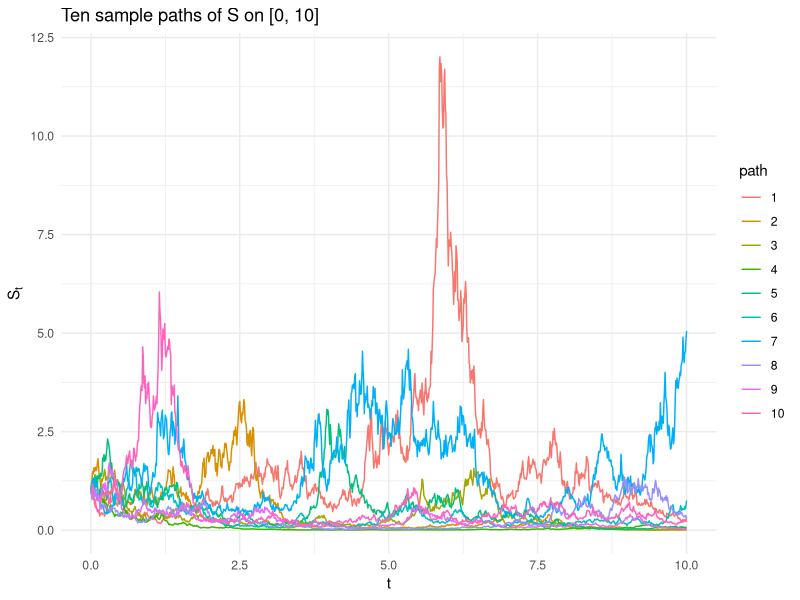
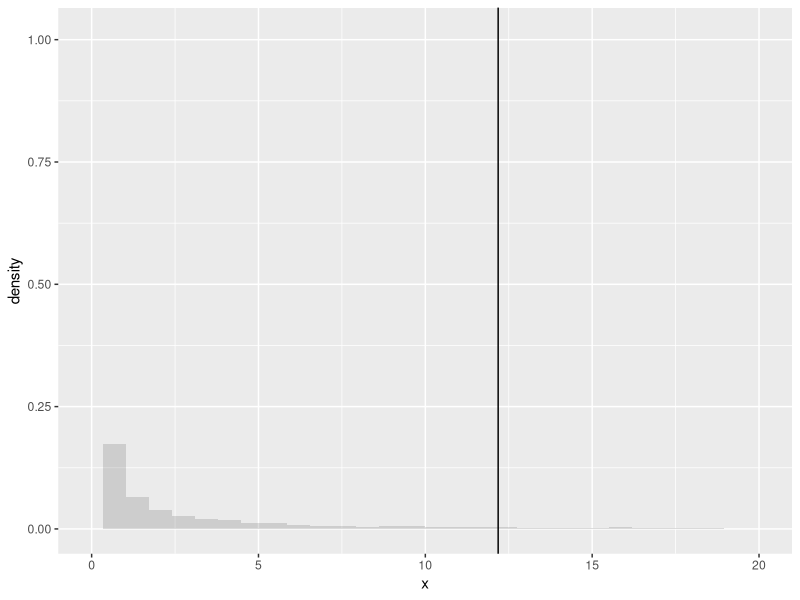
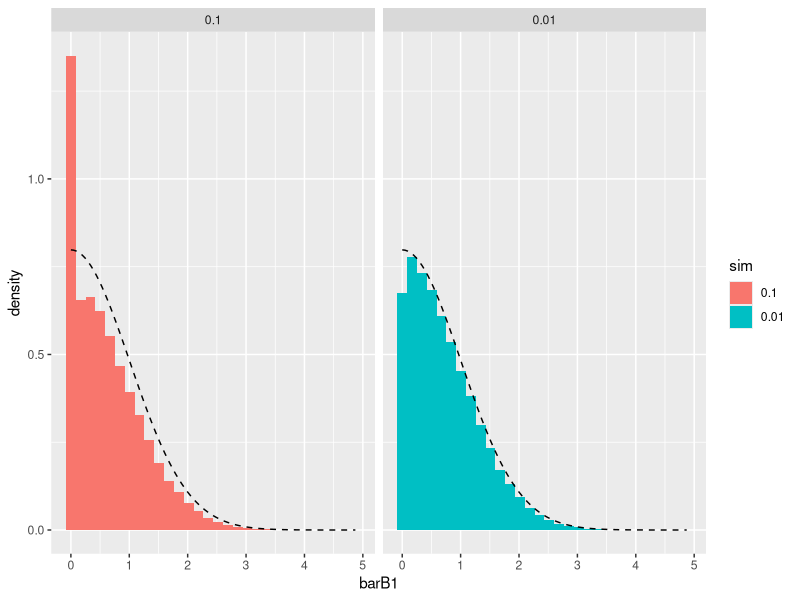
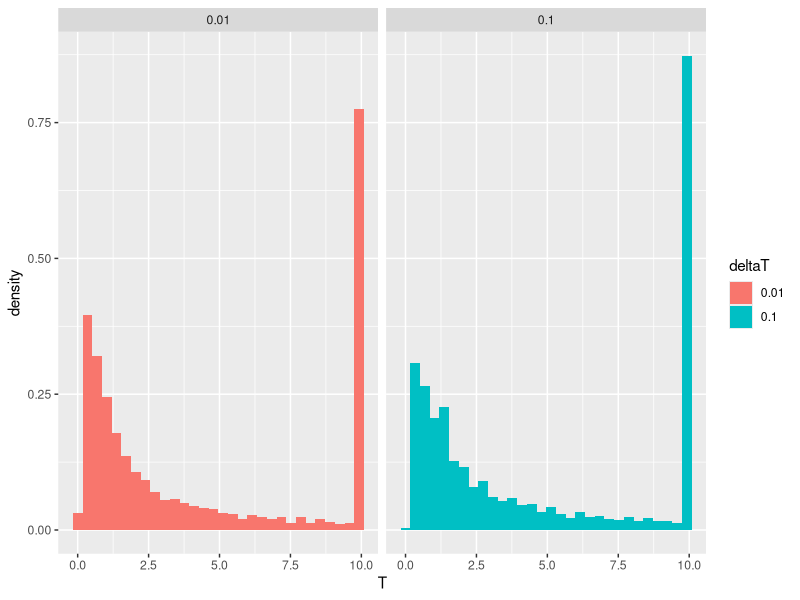
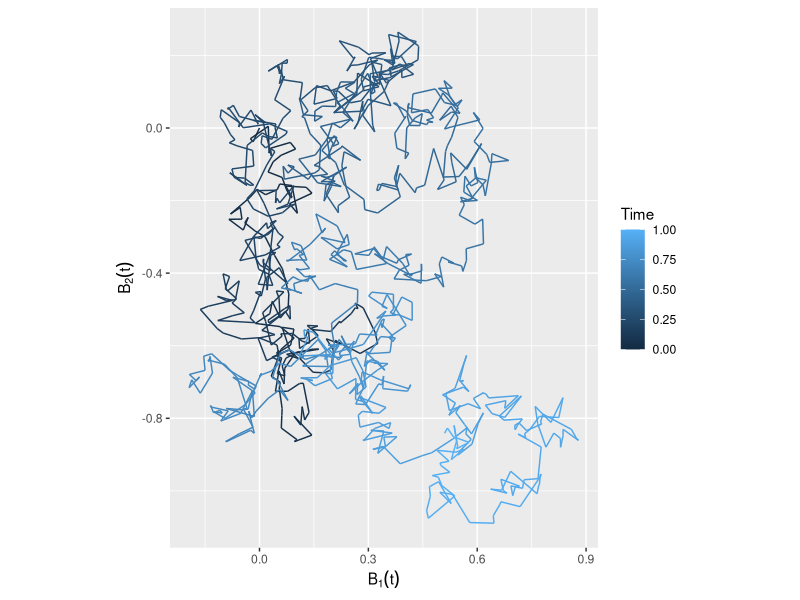
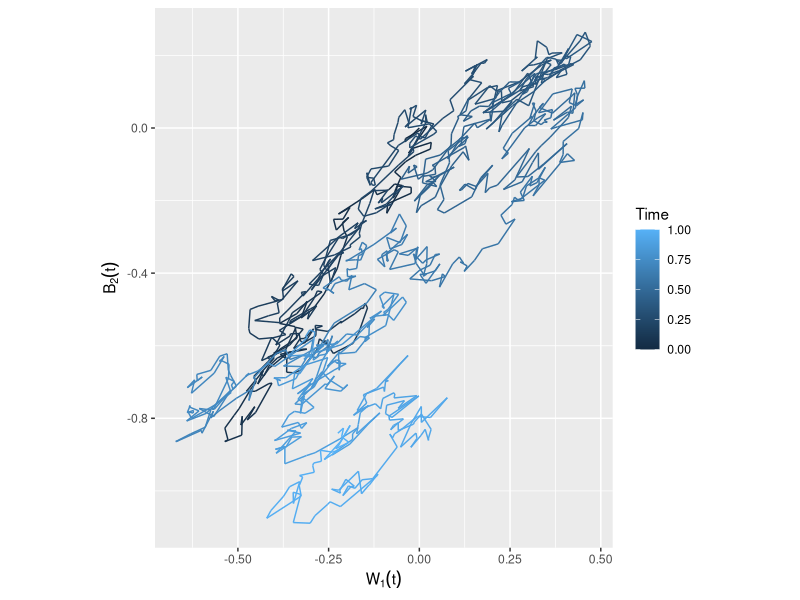
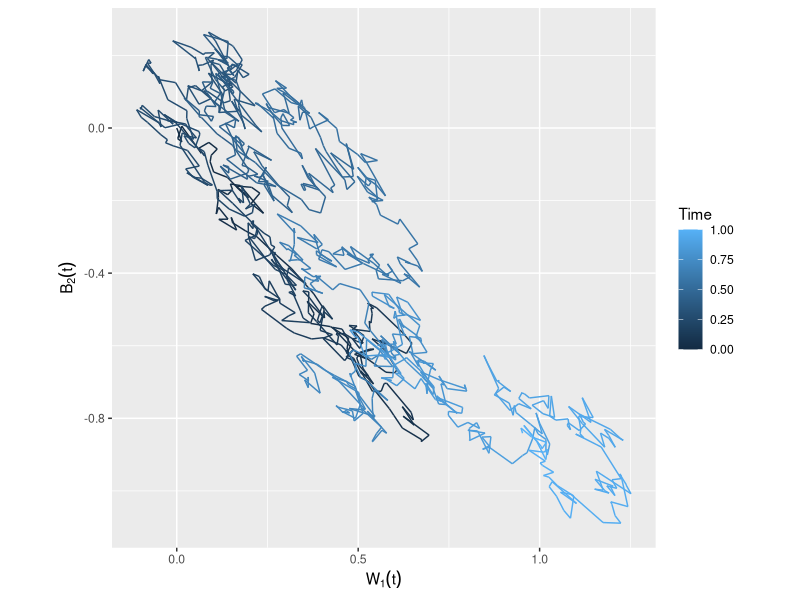

The R source for these figures, in order:
#########################
########## 3.5 ##########
#########################
library(ggplot2)

#From 2.7.R
DiscreteBrownianMotionGenerator <- function(deltaT, N, a = 0, b = 1, seed = 2026)
{
  set.seed(seed)

  nGrid <- (b - a) / deltaT

  if (abs(nGrid - round(nGrid)) > 1e-8)
  {
    stop("deltaT should divide b - a evenly")
  }

  nGrid <- round(nGrid) #Makes it an integer

  res <- matrix(NA_real_, nrow = N, ncol = nGrid + 1)

  res[, 1] <- rep(0, length = N)

  for (i in 1:nrow(res))
  {
    gaussianVec <- rnorm(nGrid, mean = 0, sd = 1)

    # B_{t_i} = B_{t_{i-1}} + sqrt(deltaT) * z_i, so B_{t_i} = sqrt(deltaT) * cumsum(z_1, ..., z_i)
    res[i, 2:(nGrid + 1)] <- cumsum(sqrt(deltaT) * gaussianVec)
  }

  # Column j holds B_{t} at time t = times[j], so columns can be looked up by time
  times <- seq(a, b, by = deltaT)
  colnames(res) <- times
  attr(res, "times") <- times

  return(res)
}

#####  a  ##### 

SBMMotionGenerator <- function(deltaT, N, a = 0, b = 10, seed = 2026)
{
  set.seed(seed)

  nGrid <- (b - a) / deltaT

  if (abs(nGrid - round(nGrid)) > 1e-8)
  {
    stop("deltaT should divide b - a evenly")
  }

  nGrid <- round(nGrid) #Makes it an integer


  BM_paths <- DiscreteBrownianMotionGenerator(deltaT, N, a, b, seed)

  expBM <- exp(BM_paths)

  multiplicativeFactor <- exp(-seq(a, b, by = deltaT)/4)

  # Scale each column (time point) by its factor -- expBM * multiplicativeFactor
  # would recycle the vector down columns instead of across them.
  return(sweep(expBM, 2, multiplicativeFactor, "*"))
}

#(a)(i)
S_paths <- SBMMotionGenerator(deltaT = 0.01, N = 10, a = 0, b = 10)

df <- data.frame(
  t = as.numeric(rep(colnames(S_paths), each = nrow(S_paths))),
  path = factor(rep(1:nrow(S_paths), ncol(S_paths))),
  S = as.vector(S_paths)
)

ggplot(df, aes(x = t, y = S, color = path)) +
  geom_line() +
  labs(x = "t", y = expression(S[t]), title = "Ten sample paths of S on [0, 10]") +
  theme_minimal()


#(a)(ii)
S_paths_10000 <- SBMMotionGenerator(0.01, 10000)
S10Data <- S_paths_10000[,ncol(S_paths_10000)]

plot_data <- data.frame(
  x = S10Data
)

ggplot(plot_data, aes(x = x)) +
  geom_histogram(aes(y = ..density..), alpha = 0.2) +
  geom_vline(xintercept = exp(10/4)) +
  xlim(0,20) #one observation at 4534 is very extreme


#Emperical estimate
mean(S10Data)

#Theoretical value 
exp(10*1/4)

#Variance of the distribution is extreme so we would expect big confidence intervals
SD <- (exp(10)-1)*exp(-2*10*1/4 + 10) |> sqrt()

confidence_int <- exp(10*1/4) + c(-1,1)*SD/sqrt(10000)
(confidence_int) #Crazy big


#####  b and c ##### 
N <- 100000
Data01 <- DiscreteBrownianMotionGenerator(0.1, N)
barB1_01 <- apply(Data01, 1, max)

Data001 <- DiscreteBrownianMotionGenerator(0.01, N)
barB1_001 <- apply(Data001, 1, max)

plot_data_barB1 <- data.frame(
  sim = factor(rep(c("0.1", "0.01"), each = N), levels = c("0.1", "0.01")),
  barB1 = append(barB1_01, barB1_001)
)

#Theoretical distribution of abs(B1)
theoretical_norm_dis <- function(x){ dnorm(x) + dnorm(-x)}

ggplot(plot_data_barB1, aes(x=barB1, fill = sim)) +
  geom_histogram(aes(y = ..density..)) +
  geom_function(fun = theoretical_norm_dis, linetype = "dashed") +
  facet_wrap(~sim)


##### d, e and f #####
N <- 10000
HitVal <- 1
get_hitting_time_idx <- function(vec) { 
  idx <- which(vec >= HitVal)[1] 
  return( ifelse(idx |> is.na(), length(vec), idx) )
}

Data01_10 <- DiscreteBrownianMotionGenerator(0.1, N, a = 0, b = 10)
HitTimes01_10 <- attr(Data01_10, "times")[apply(Data01_10, 1, get_hitting_time_idx)]
(HitTimes01_10)

Data001_10 <- DiscreteBrownianMotionGenerator(0.01, N, a = 0, b = 10)
HitTimes001_10 <- attr(Data001_10, "times")[apply(Data001_10, 1, get_hitting_time_idx)]
(HitTimes001_10)

plot_data_hit_times <- data.frame(
  deltaT = rep(c("0.1", "0.01"), each = N),
  T = append(HitTimes01_10, HitTimes001_10)
)

# d
ggplot(plot_data_hit_times, aes(x = T, fill = deltaT)) +
  geom_histogram(aes(y = ..density..)) +
  facet_wrap(~deltaT)

# e
mean(HitTimes001_10) #4.2937

# f
mean(HitTimes001_10 == 10) #26.2 %


##### g and h #####
#A two-dimensional Brownian motion consists of two independent BMs
xBM <- DiscreteBrownianMotionGenerator(0.001, 1, a = 0, b = 1, seed = 123)[1,]
yBM <- DiscreteBrownianMotionGenerator(0.001, 1, a = 0, b = 1, seed = 1234)[1,]
t <- seq(0,1, 0.001)


plot_trace <- data.frame(
  t = t,
  x = xBM,
  y = yBM
)

# g
ggplot(plot_trace, aes(x = x, y = y, color = t)) +
  geom_path(linewidth = 0.5) +
  coord_fixed() +
  labs(
    x = expression(B[1](t)),
    y = expression(B[2](t)),
    color = "Time"
  )

# h
plotter <- function(rho)
{
  W <- sqrt(1-rho**2) * xBM + rho * yBM

  plot_trace_internal <- data.frame(
    t = t,
    x = W,
    y = yBM
  )

  ggplot(plot_trace_internal, aes(x = x, y = y, color = t)) +
    geom_path(linewidth = 0.5) +
    coord_fixed() +
    labs(
      x = expression(W[1](t)),
      y = expression(B[2](t)),
      color = "Time"
    )
}

plotter(0.7) #Positive correlation - higher B2 correlates with higher W1
plotter(-0.7) #Negative correlation - higher B2 correlates with lower W1
